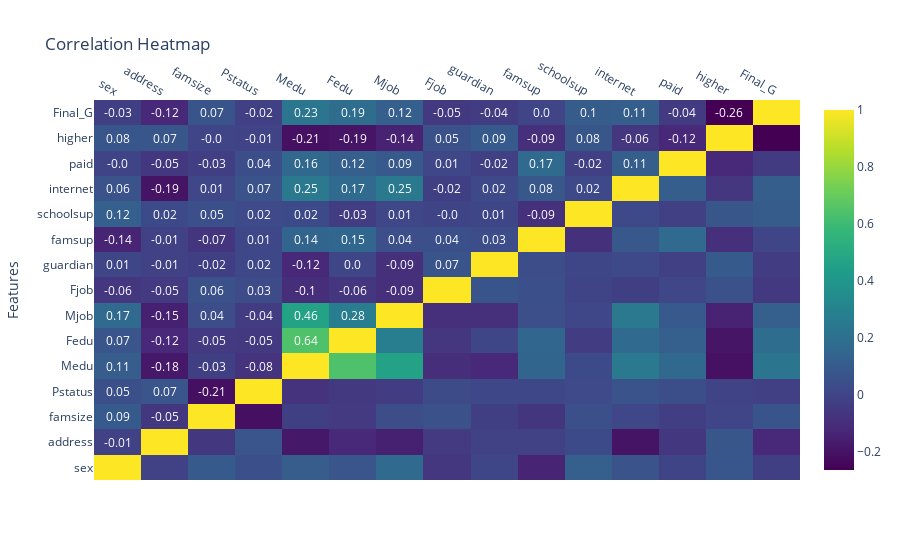

Notebook code for this chart:
### Code cell
# calculate the correlation matrix
corr_matrix = z.corr()

# create a heatmap using Plotly
fig = go.Figure(data=go.Heatmap(z=corr_matrix.values,
                                 x=corr_matrix.columns,
                                 y=corr_matrix.index,
                                 colorscale='Viridis',
                                 text=corr_matrix.round(2).values))

# set the title of the chart
fig.update_layout(title='Correlation Heatmap')

# add labels to the heatmap
fig.update_layout(
    xaxis=dict(side='top'),
    yaxis=dict(title='Features'),
    annotations=[dict(
        x=x_val,
        y=y_val,
        text=str(text_val),
        font=dict(color='white'),
        showarrow=False
    )
        for y_val, y in enumerate(corr_matrix.index)
        for x_val, x in enumerate(corr_matrix.columns)
        for text_val in [corr_matrix.loc[y, x].round(2)]
        if x_val < y_val
])

# display the chart
fig.show()

### Figure 1 — Plotly figure (JSON) as saved in the notebook; plotly's stock layout.template omitted (floating-point values rounded to 4 significant figures; data arrays with more than 128 entries replaced by an {"elided": "..."} marker saying what was removed)
{"data": [{"colorscale": [[0, "#440154"], [0.1111, "#482878"], [0.2222, "#3e4989"], [0.3333, "#31688e"], [0.4444, "#26828e"], [0.5556, "#1f9e89"], [0.6667, "#35b779"], [0.7778, "#6ece58"], [0.8889, "#b5de2b"], [1, "#fde725"]], "text": {"elided": "15x15 float values"}, "type": "heatmap", "x": ["sex", "address", "famsize", "Pstatus", "Medu", "Fedu", "Mjob", "Fjob", "guardian", "famsup", "schoolsup", "internet", "paid", "higher", "Final_G"], "y": ["sex", "address", "famsize", "Pstatus", "Medu", "Fedu", "Mjob", "Fjob", "guardian", "famsup", "schoolsup", "internet", "paid", "higher", "Final_G"], "z": {"elided": "15x15 float values"}}], "layout": {"annotations": [{"font": {"color": "white"}, "showarrow": false, "text": "-0.01", "x": 0, "y": 1}, {"font": {"color": "white"}, "showarrow": false, "text": "0.09", "x": 0, "y": 2}, {"font": {"color": "white"}, "showarrow": false, "text": "-0.05", "x": 1, "y": 2}, {"font": {"color": "white"}, "showarrow": false, "text": "0.05", "x": 0, "y": 3}, {"font": {"color": "white"}, "showarrow": false, "text": "0.07", "x": 1, "y": 3}, {"font": {"color": "white"}, "showarrow": false, "text": "-0.21", "x": 2, "y": 3}, {"font": {"color": "white"}, "showarrow": false, "text": "0.11", "x": 0, "y": 4}, {"font": {"color": "white"}, "showarrow": false, "text": "-0.18", "x": 1, "y": 4}, {"font": {"color": "white"}, "showarrow": false, "text": "-0.03", "x": 2, "y": 4}, {"font": {"color": "white"}, "showarrow": false, "text": "-0.08", "x": 3, "y": 4}, {"font": {"color": "white"}, "showarrow": false, "text": "0.07", "x": 0, "y": 5}, {"font": {"color": "white"}, "showarrow": false, "text": "-0.12", "x": 1, "y": 5}, {"font": {"color": "white"}, "showarrow": false, "text": "-0.05", "x": 2, "y": 5}, {"font": {"color": "white"}, "showarrow": false, "text": "-0.05", "x": 3, "y": 5}, {"font": {"color": "white"}, "showarrow": false, "text": "0.64", "x": 4, "y": 5}, {"font": {"color": "white"}, "showarrow": false, "text": "0.17", "x": 0, "y": 6}, {"font": {"color": "white"}, "showarrow": false, "text": "-0.15", "x": 1, "y": 6}, {"font": {"color": "white"}, "showarrow": false, "text": "0.04", "x": 2, "y": 6}, {"font": {"color": "white"}, "showarrow": false, "text": "-0.04", "x": 3, "y": 6}, {"font": {"color": "white"}, "showarrow": false, "text": "0.46", "x": 4, "y": 6}, {"font": {"color": "white"}, "showarrow": false, "text": "0.28", "x": 5, "y": 6}, {"font": {"color": "white"}, "showarrow": false, "text": "-0.06", "x": 0, "y": 7}, {"font": {"color": "white"}, "showarrow": false, "text": "-0.05", "x": 1, "y": 7}, {"font": {"color": "white"}, "showarrow": false, "text": "0.06", "x": 2, "y": 7}, {"font": {"color": "white"}, "showarrow": false, "text": "0.03", "x": 3, "y": 7}, {"font": {"color": "white"}, "showarrow": false, "text": "-0.1", "x": 4, "y": 7}, {"font": {"color": "white"}, "showarrow": false, "text": "-0.06", "x": 5, "y": 7}, {"font": {"color": "white"}, "showarrow": false, "text": "-0.09", "x": 6, "y": 7}, {"font": {"color": "white"}, "showarrow": false, "text": "0.01", "x": 0, "y": 8}, {"font": {"color": "white"}, "showarrow": false, "text": "-0.01", "x": 1, "y": 8}, {"font": {"color": "white"}, "showarrow": false, "text": "-0.02", "x": 2, "y": 8}, {"font": {"color": "white"}, "showarrow": false, "text": "0.02", "x": 3, "y": 8}, {"font": {"color": "white"}, "showarrow": false, "text": "-0.12", "x": 4, "y": 8}, {"font": {"color": "white"}, "showarrow": false, "text": "0.0", "x": 5, "y": 8}, {"font": {"color": "white"}, "showarrow": false, "text": "-0.09", "x": 6, "y": 8}, {"font": {"color": "white"}, "showarrow": false, "text": "0.07", "x": 7, "y": 8}, {"font": {"color": "white"}, "showarrow": false, "text": "-0.14", "x": 0, "y": 9}, {"font": {"color": "white"}, "showarrow": false, "text": "-0.01", "x": 1, "y": 9}, {"font": {"color": "white"}, "showarrow": false, "text": "-0.07", "x": 2, "y": 9}, {"font": {"color": "white"}, "showarrow": false, "text": "0.01", "x": 3, "y": 9}, {"font": {"color": "white"}, "showarrow": false, "text": "0.14", "x": 4, "y": 9}, {"font": {"color": "white"}, "showarrow": false, "text": "0.15", "x": 5, "y": 9}, {"font": {"color": "white"}, "showarrow": false, "text": "0.04", "x": 6, "y": 9}, {"font": {"color": "white"}, "showarrow": false, "text": "0.04", "x": 7, "y": 9}, {"font": {"color": "white"}, "showarrow": false, "text": "0.03", "x": 8, "y": 9}, {"font": {"color": "white"}, "showarrow": false, "text": "0.12", "x": 0, "y": 10}, {"font": {"color": "white"}, "showarrow": false, "text": "0.02", "x": 1, "y": 10}, {"font": {"color": "white"}, "showarrow": false, "text": "0.05", "x": 2, "y": 10}, {"font": {"color": "white"}, "showarrow": false, "text": "0.02", "x": 3, "y": 10}, {"font": {"color": "white"}, "showarrow": false, "text": "0.02", "x": 4, "y": 10}, {"font": {"color": "white"}, "showarrow": false, "text": "-0.03", "x": 5, "y": 10}, {"font": {"color": "white"}, "showarrow": false, "text": "0.01", "x": 6, "y": 10}, {"font": {"color": "white"}, "showarrow": false, "text": "-0.0", "x": 7, "y": 10}, {"font": {"color": "white"}, "showarrow": false, "text": "0.01", "x": 8, "y": 10}, {"font": {"color": "white"}, "showarrow": false, "text": "-0.09", "x": 9, "y": 10}, {"font": {"color": "white"}, "showarrow": false, "text": "0.06", "x": 0, "y": 11}, {"font": {"color": "white"}, "showarrow": false, "text": "-0.19", "x": 1, "y": 11}, {"font": {"color": "white"}, "showarrow": false, "text": "0.01", "x": 2, "y": 11}, {"font": {"color": "white"}, "showarrow": false, "text": "0.07", "x": 3, "y": 11}, {"font": {"color": "white"}, "showarrow": false, "text": "0.25", "x": 4, "y": 11}, {"font": {"color": "white"}, "showarrow": false, "text": "0.17", "x": 5, "y": 11}, {"font": {"color": "white"}, "showarrow": false, "text": "0.25", "x": 6, "y": 11}, {"font": {"color": "white"}, "showarrow": false, "text": "-0.02", "x": 7, "y": 11}, {"font": {"color": "white"}, "showarrow": false, "text": "0.02", "x": 8, "y": 11}, {"font": {"color": "white"}, "showarrow": false, "text": "0.08", "x": 9, "y": 11}, {"font": {"color": "white"}, "showarrow": false, "text": "0.02", "x": 10, "y": 11}, {"font": {"color": "white"}, "showarrow": false, "text": "-0.0", "x": 0, "y": 12}, {"font": {"color": "white"}, "showarrow": false, "text": "-0.05", "x": 1, "y": 12}, {"font": {"color": "white"}, "showarrow": false, "text": "-0.03", "x": 2, "y": 12}, {"font": {"color": "white"}, "showarrow": false, "text": "0.04", "x": 3, "y": 12}, {"font": {"color": "white"}, "showarrow": false, "text": "0.16", "x": 4, "y": 12}, {"font": {"color": "white"}, "showarrow": false, "text": "0.12", "x": 5, "y": 12}, {"font": {"color": "white"}, "showarrow": false, "text": "0.09", "x": 6, "y": 12}, {"font": {"color": "white"}, "showarrow": false, "text": "0.01", "x": 7, "y": 12}, {"font": {"color": "white"}, "showarrow": false, "text": "-0.02", "x": 8, "y": 12}, {"font": {"color": "white"}, "showarrow": false, "text": "0.17", "x": 9, "y": 12}, {"font": {"color": "white"}, "showarrow": false, "text": "-0.02", "x": 10, "y": 12}, {"font": {"color": "white"}, "showarrow": false, "text": "0.11", "x": 11, "y": 12}, {"font": {"color": "white"}, "showarrow": false, "text": "0.08", "x": 0, "y": 13}, {"font": {"color": "white"}, "showarrow": false, "text": "0.07", "x": 1, "y": 13}, {"font": {"color": "white"}, "showarrow": false, "text": "-0.0", "x": 2, "y": 13}, {"font": {"color": "white"}, "showarrow": false, "text": "-0.01", "x": 3, "y": 13}, {"font": {"color": "white"}, "showarrow": false, "text": "-0.21", "x": 4, "y": 13}, {"font": {"color": "white"}, "showarrow": false, "text": "-0.19", "x": 5, "y": 13}, {"font": {"color": "white"}, "showarrow": false, "text": "-0.14", "x": 6, "y": 13}, {"font": {"color": "white"}, "showarrow": false, "text": "0.05", "x": 7, "y": 13}, {"font": {"color": "white"}, "showarrow": false, "text": "0.09", "x": 8, "y": 13}, {"font": {"color": "white"}, "showarrow": false, "text": "-0.09", "x": 9, "y": 13}, {"font": {"color": "white"}, "showarrow": false, "text": "0.08", "x": 10, "y": 13}, {"font": {"color": "white"}, "showarrow": false, "text": "-0.06", "x": 11, "y": 13}, {"font": {"color": "white"}, "showarrow": false, "text": "-0.12", "x": 12, "y": 13}, {"font": {"color": "white"}, "showarrow": false, "text": "-0.03", "x": 0, "y": 14}, {"font": {"color": "white"}, "showarrow": false, "text": "-0.12", "x": 1, "y": 14}, {"font": {"color": "white"}, "showarrow": false, "text": "0.07", "x": 2, "y": 14}, {"font": {"color": "white"}, "showarrow": false, "text": "-0.02", "x": 3, "y": 14}, {"font": {"color": "white"}, "showarrow": false, "text": "0.23", "x": 4, "y": 14}, {"font": {"color": "white"}, "showarrow": false, "text": "0.19", "x": 5, "y": 14}, {"font": {"color": "white"}, "showarrow": false, "text": "0.12", "x": 6, "y": 14}, {"font": {"color": "white"}, "showarrow": false, "text": "-0.05", "x": 7, "y": 14}, {"font": {"color": "white"}, "showarrow": false, "text": "-0.04", "x": 8, "y": 14}, {"font": {"color": "white"}, "showarrow": false, "text": "0.0", "x": 9, "y": 14}, {"font": {"color": "white"}, "showarrow": false, "text": "0.1", "x": 10, "y": 14}, {"font": {"color": "white"}, "showarrow": false, "text": "0.11", "x": 11, "y": 14}, {"font": {"color": "white"}, "showarrow": false, "text": "-0.04", "x": 12, "y": 14}, {"font": {"color": "white"}, "showarrow": false, "text": "-0.26", "x": 13, "y": 14}], "title": {"text": "Correlation Heatmap"}, "xaxis": {"side": "top"}, "yaxis": {"title": {"text": "Features"}}}}
